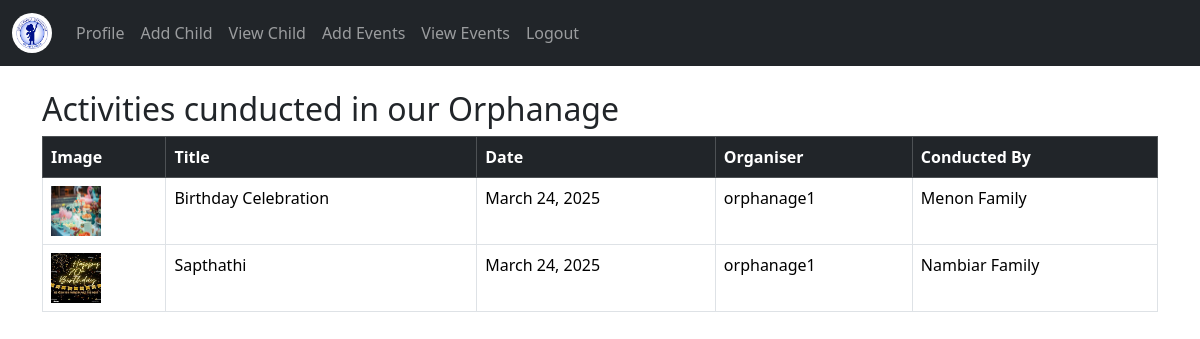
The page /viewevents/ on the database its author committed.
### app/models.py (models this page shows, shortened)
class Event(models.Model):
    title = models.CharField(max_length=255)
    description = models.TextField()
    event_date = models.DateField()
    staff = models.ForeignKey(Stafreg, on_delete=models.CASCADE)  # 🔹 Event Created by Staff
    conducted_by = models.CharField(max_length=255, null=True, blank=True)  # 🔹 Conducted by an external person or group
    image = models.ImageField(upload_to='event_images/', null=True, blank=True)  # 🔹 Image field

class Stafreg(models.Model):
    email = models.EmailField(unique=True)
    name = models.TextField()
    phone = models.IntegerField()
    password = models.TextField()
    location= models.TextField()
    confirm_password=models.TextField()

### app/views.py (the view)
# urls.py: path('viewevents/', views.event_list, name='event_list'),
def event_list(request):
    events = Event.objects.all()
    return render(request, "staf/event_list.html", {"events": events})

### templates/staf/event_list.html (shortened to what this page needs)
<!DOCTYPE html>
<html lang="en">
<head>
  <link href="https://cdn.jsdelivr.net/npm/bootstrap@5.3.3/dist/css/bootstrap.min.css" rel="stylesheet">
</head>
<body>
<nav class="navbar navbar-expand-sm navbar-dark bg-dark">
    <div class="container-fluid">
        <a class="navbar-brand" href="../viewchild">
          <img src="../static/R.jpg" alt="Logo" style="width:40px;" class="rounded-pill">
        </a>
        <div class="collapse navbar-collapse" id="mynavbar">
            <ul class="navbar-nav me-auto">
                <li class="nav-item"><a class="nav-link" href="../stafprofile">Profile</a></li>
                <li class="nav-item"><a class="nav-link" href="../addchild">Add Child</a></li>
                <li class="nav-item"><a class="nav-link" href="../viewchild">View Child</a></li>
                <li class="nav-item"><a class="nav-link" href="../addevents">Add Events</a></li>
                <li class="nav-item"><a class="nav-link" href="../viewevents">View Events</a></li>
                <li class="nav-item"><a class="nav-link" href="../logout">Logout</a></li>
            </ul>
        </div>
    </div>
</nav>
<div class="container mt-4">
    <h2>Activities cunducted in our Orphanage</h2>
    <table class="table table-bordered">
        <thead class="table-dark">
            <tr>
                <th>Image</th>
                <th>Title</th>
                <th>Date</th>
                <th>Organiser</th>
                <th>Conducted By</th>
            </tr>
        </thead>
        <tbody>
            {% for event in events %}
            <tr>
                <td><img src="{{ event.image.url }}" alt="Event Image" style="width: 50px; height: 50px;"></td>
                <td>{{ event.title }}</td>
                <td>{{ event.event_date }}</td>
                <td>{{ event.staff.name }}</td>
                <td>{{ event.conducted_by }}</td>
            </tr>
            {% empty %}
            <tr>
                <td colspan="5" class="text-center">No events recorded yet.</td>
            </tr>
            {% endfor %}
        </tbody>
    </table>
</div>
</body>
</html>

### rows shown on the page
Event: image (picture), title "Birthday Celebration", event_date "March 24, 2025", staff.name "orphanage1", conducted_by "Menon Family"
Event: image (picture), title "Sapthathi", event_date "March 24, 2025", staff.name "orphanage1", conducted_by "Nambiar Family"
